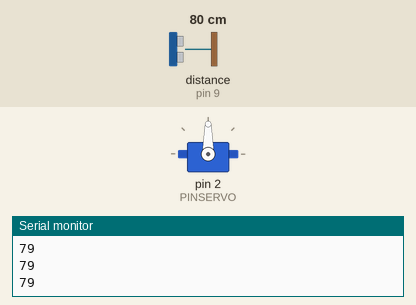
This sketch was run on a simulated Arduino Uno, built with avr-gcc and run on an emulated ATmega328P. Shown: servo, the last lines printed to the serial monitor. Wiring (inferred from the names in the program): ultrasonic range finder: trigger pin 10; echo pin 9. Inputs (shaded band) come from the test bench; at power-on: distance to the obstacle (sensor on pin 9) 80 cm. The echo pulse lasts 58.3 µs per cm.

Above: at 1.2 s.
1.3 s: distance to the obstacle (sensor on pin 9) set to 55 cm
2.8 s: distance to the obstacle (sensor on pin 9) set to 47 cm
At 3.8 s:
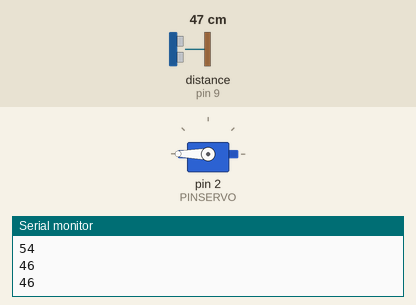
5.8 s: distance to the obstacle (sensor on pin 9) set to 60 cm
At 5.97 s:
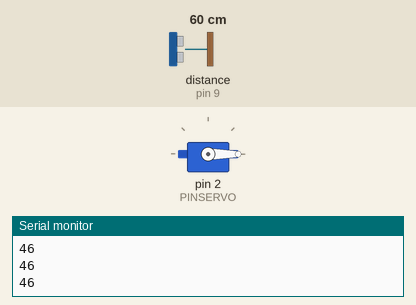
At 6.7 s:
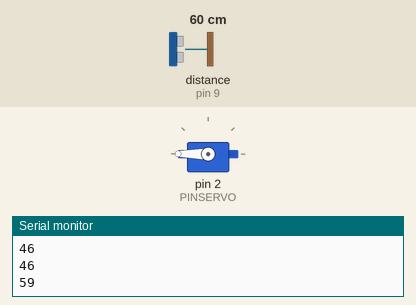
Timing chart, 0 to 8.8 s (numbered marks = the images above; inputs shaded):
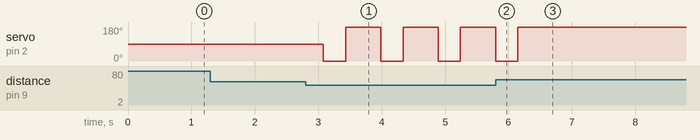

The sketch:

ultrasonic-sensor-servo-HC-SR04.ino
```cpp
#include "DistanceSensor.h"
#include <Servo.h>

int PINSERVO = 2;
int PULSOMIN = 600;
int PULSOMAX = 2100;

// Ultrasonic sensor TRIG = 10, ECO = 9
int TRIG = 10;
int ECO = 9;

DistanceSensor distanceSensor(TRIG, ECO);

// Servo
Servo servo;

void setup()
{
  distanceSensor.init();

  servo.attach(PINSERVO, PULSOMIN, PULSOMAX);

  Serial.begin(9600);
}

void loop()
{
  int DISTANCE = distanceSensor.getDistance();

  Serial.println(DISTANCE);

  delay(200);

  if (DISTANCE < 50) {
    moveServo();
   }
}

void moveServo() {
   servo.write(0);
   delay(350);
   servo.write(180);
   delay(350);
}
```

DistanceSensor.h
```cpp
#ifndef DISTANCE_SENSOR_H
#define DISTANCE_SENSOR_H

#include <Arduino.h>

class DistanceSensor
{
protected:
  int TRIG;
  int ECO;
  int DISTANCE;
  int DURATION;

public:
  DistanceSensor(int trig, int eco)
  {
    TRIG = trig;
    ECO = eco;
  }

  void init()
  {
    pinMode(TRIG, OUTPUT);
    pinMode(ECO, INPUT);
  }

  int getDistance()
  {
    digitalWrite(TRIG, HIGH);
    delay(1);
    digitalWrite(TRIG, LOW);
    DURATION = pulseIn(ECO, HIGH);
    DISTANCE = DURATION / 58.2;
    return DISTANCE;
  }
};

#endif
```

Measured:
- the behaviour switches between 51 and 50 cm on distance to the obstacle (sensor on pin 9) (found by bisection; images 0 and 1)
- after the input at 2.8 s, servo on pin 2 (PINSERVO): alternates 180° for 0.55 s and 0° for 0.35 s, starting after 0.28 s
- after the input at 5.8 s, servo on pin 2 (PINSERVO): goes on until 6.1 s, then stays 180°
